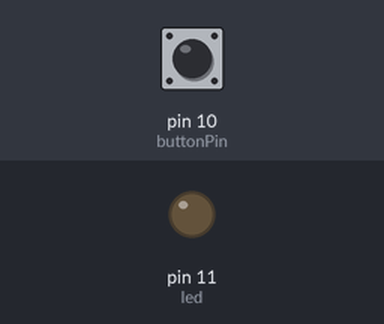
Bench run of a sketch on a simulated Arduino Uno, built with avr-gcc and run on an emulated ATmega328P. Shown: output pins drawn as LEDs (lit = HIGH). The test bench sets the inputs (shaded band); at power-on: pin 10 (buttonPin) HIGH.

Above: at 1.2 s.
1.3 s: pin 10 (buttonPin) pulled LOW for 0.15 s
At 4.32 s:
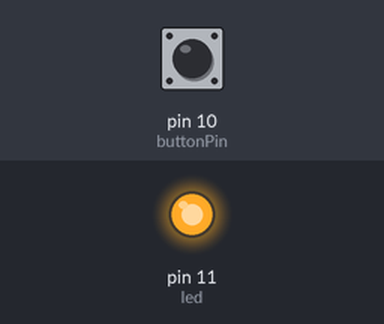
Timing chart, 0 to 5.9 s (numbered marks = the images above; inputs shaded):
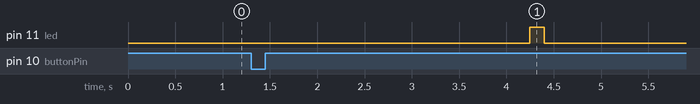

The sketch:

sketch.ino
```cpp
#define buttonPin 10 //input button
#define led 11 //define led

int minimumTime = 50;
int pauseTime = 1500;
int buttonPressed = false;
boolean change;
boolean actualState = 0;
int duration = 0; //button Press duration
int start = 0;
int pressTime;
int lastClick = 0;
int click;
int pressCounter = 0;

int parrotStorage[20][2]; // [][0] = duration, [][1] = LOW/HIGH

void setup()
{
    pinMode(buttonPin, INPUT_PULLUP);
    pinMode(led, OUTPUT);
    Serial.begin(9600);
}

void loop()
{
    // change digitalRead to more readable Format
    actualState = !digitalRead(buttonPin);


    //check state vs. actual state & check if not flicker
    if (buttonPressed != actualState)
    {
        lastClick = click;
        click = millis();
        if(click - lastClick > minimumTime){
          change = true;
        }
    }


    if (change)  //if button is down and a change happened
    {
        change = false;
        // if long enough start time
        duration = millis() - lastClick; //save duration by subtracting lastClick from millis

        //check if button was pressed for a satisfying duration
        if (duration > minimumTime)
        {
            //save duration in array
            parrotStorage[pressCounter][0] = duration;
            parrotStorage[pressCounter][1] = !actualState;
            pressCounter++;
        }
        else
        {
            //discard duration
            Serial.println("not recorded");
        }
    }

    //check if recording should be finished
    if ((millis() - click) > pauseTime)
    {
        //stop recording and play it
        for (int i = 0; i < pressCounter; i++)
        {
            digitalWrite(led, parrotStorage[i][1]);
            delay(parrotStorage[i][0]);
            parrotStorage[i][0] = 0;
            parrotStorage[i][1] = 0;

        }

        lastClick = 0;
        click = 0;
        pressCounter = 0;
        duration = 0;
        digitalWrite(led, LOW);

    }


    buttonPressed = actualState;


}
```

Measured:
- after the input at 1.3 s, pin 11 (led): LOW → HIGH after 2.9 s, → LOW 0.15 s later
